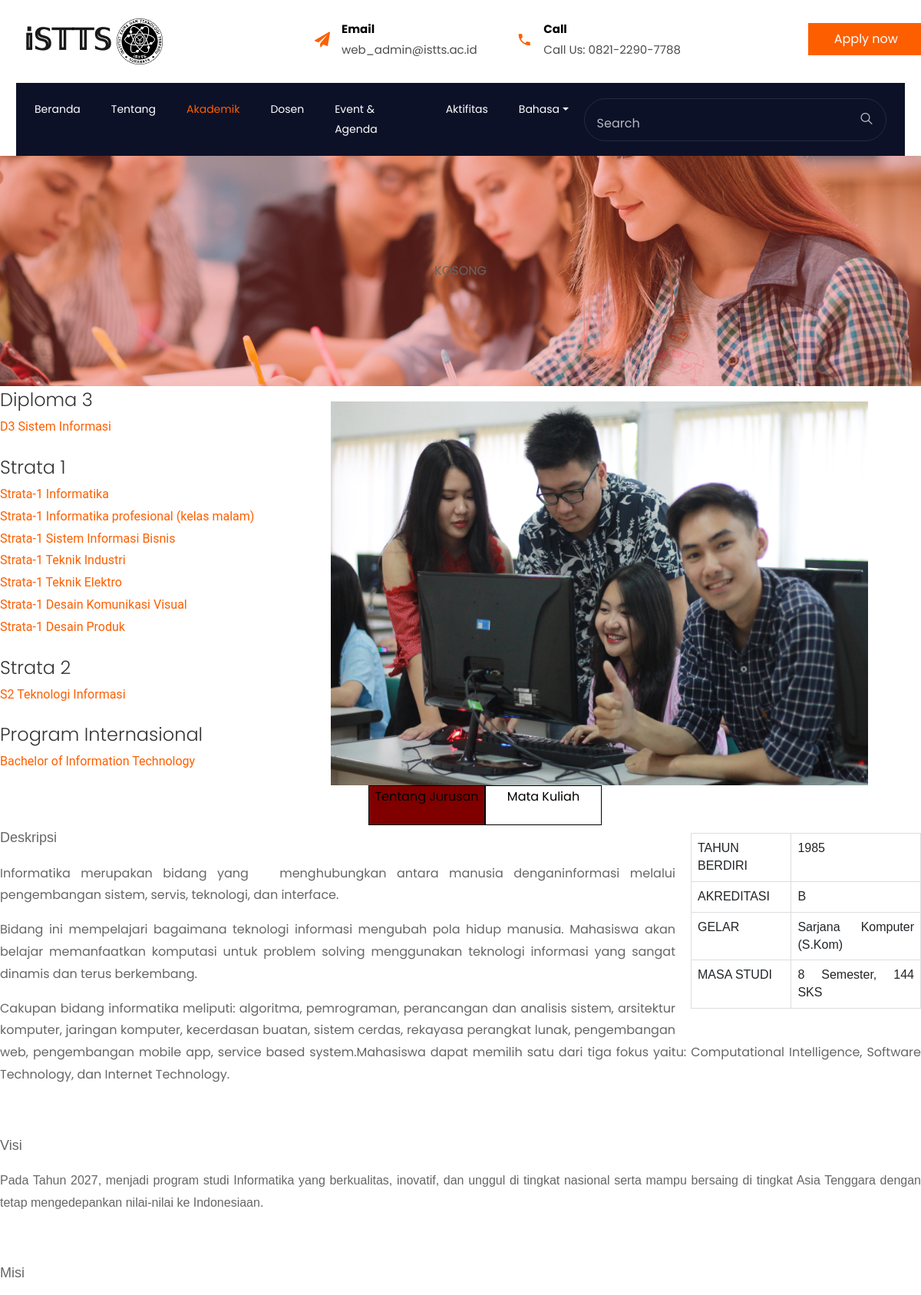
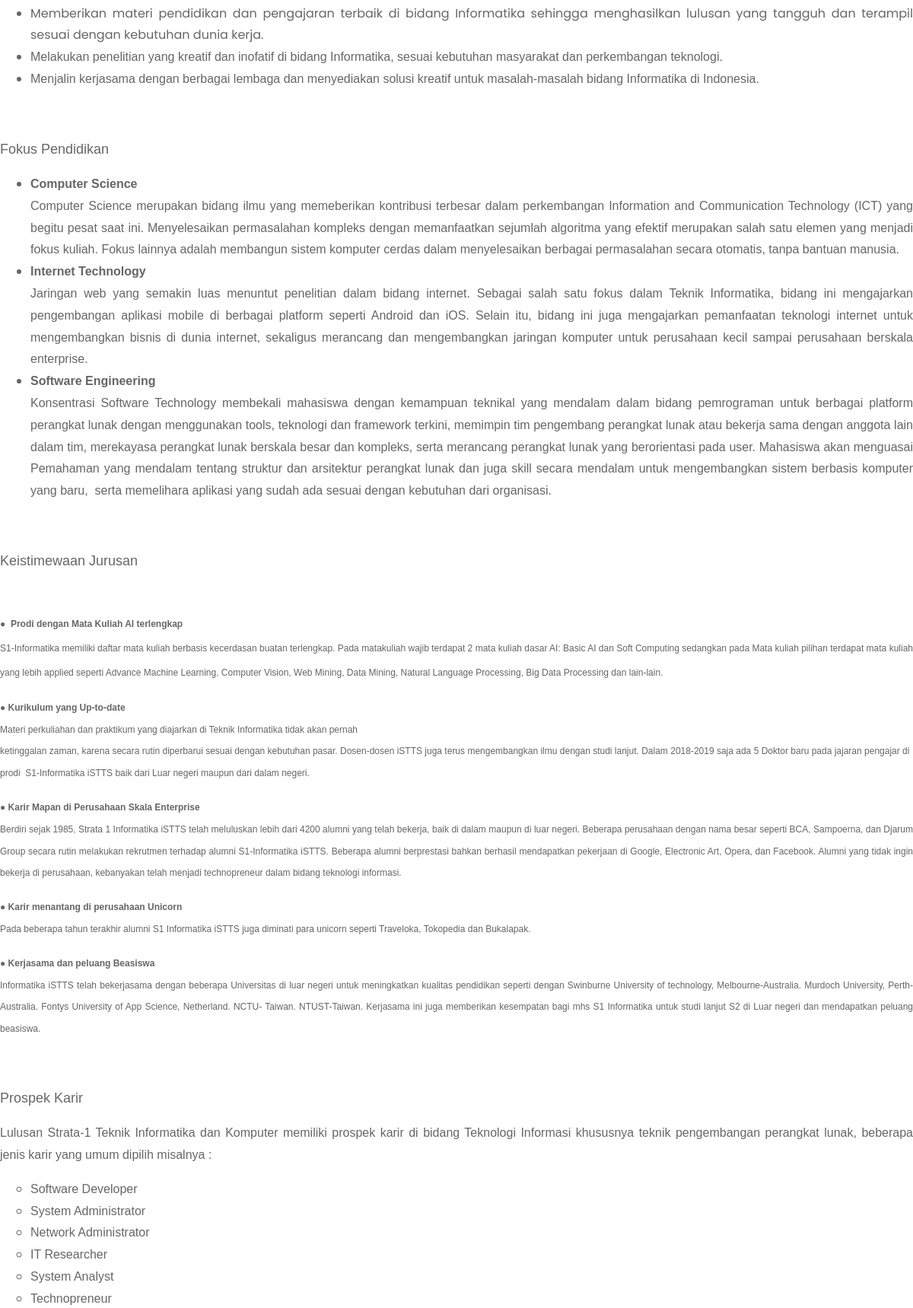
The page /detail.php?jurusan=11 (upper part) on the database its author committed (2 pictures, top to bottom).
### tables this page shows
CREATE TABLE `jurusan_bahasa` (
  `jurusan_bahasa_id` int(11) NOT NULL,
  `jurusan_id` varchar(2) DEFAULT NULL,
  `jurusan_nama` varchar(100) DEFAULT NULL,
  `jurusan_deskripsi_1` text DEFAULT NULL,
  `jurusan_deskripsi_2` text NOT NULL,
  `bahasa_id` tinyint(4) DEFAULT NULL,
  `jurusan_gambar` varchar(255) NOT NULL,
  `jurusan_des_1` varchar(255) NOT NULL,
  `jurusan_des_2` varchar(255) NOT NULL
);

### detail.php (the view, shortened to what this page needs)
<!DOCTYPE html>
<html lang="en">
<head>
    <link rel="stylesheet" href="css/open-iconic-bootstrap.min.css">
    <link rel="stylesheet" href="css/animate.css">
    <link rel="stylesheet" href="css/owl.carousel.min.css">
    <link rel="stylesheet" href="css/owl.theme.default.min.css">
    <link rel="stylesheet" href="css/magnific-popup.css">
    <link rel="stylesheet" href="css/aos.css">
    <link rel="stylesheet" href="css/ionicons.min.css">
    <link rel="stylesheet" href="css/flaticon.css">
    <link rel="stylesheet" href="css/icomoon.css">
    <link rel="stylesheet" href="css/style.css">
</head>
<body>
<?php
    include("topnavbar.php");
    include("title.php");
    $bahasa=1;
    $id=$_GET["jurusan"];
    $jurusan=mysqli_fetch_assoc(mysqli_query($conn,"SELECT * from jurusan_bahasa where jurusan_id=$id"));
    ?>
    <div class="cobak" style="float:left">
        <h4 style="font-weight:300;">Diploma 3</h4>
            <ul class="list-unstyled text-left" style="font-family:'Roboto';font-weight:400;margin-top:-5px;">
            <li><a href="detail.php?jurusan=01">D3 Sistem Informasi</a></li>
            </ul>
        <h4 style="font-weight:300;margin-top:20px;">Strata 1</h4>
            <ul class="list-unstyled text-left" style="font-family:'Roboto';font-weight:400;margin-top:-5px;">
            <li><a href="detail.php?jurusan=11">Strata-1 Informatika</a></li><li><a href="detail.php?jurusan=31">Strata-1 Informatika profesional (kelas malam)</a></li><li><a href="detail.php?jurusan=18">Strata-1 Sistem Informasi Bisnis</a></li><li><a href="detail.php?jurusan=12">Strata-1 Teknik Industri</a></li><li><a href="detail.php?jurusan=10">Strata-1 Teknik Elektro</a></li><li><a href="detail.php?jurusan=17">Strata-1 Desain Komunikasi Visual</a></li><li><a href="detail.php?jurusan=14">Strata-1 Desain Produk</a></li>
            </ul>
        <h4 style="font-weight:300;margin-top:20px;">Strata 2</h4>
            <ul class="list-unstyled text-left" style="font-family:'Roboto';font-weight:400;margin-top:-5px;">
            <li><a href="detail.php?jurusan=21">S2 Teknologi Informasi</a></li>
            </ul>
        <h4 style="font-weight:300;margin-top:20px;">Program Internasional</h4>
            <ul class="list-unstyled text-left" style="font-family:'Roboto';font-weight:400;margin-top:-5px;">
            <li><a href="detail.php?jurusan=02">Bachelor of Information Technology</a></li>
            </ul>
    </div>
     <?php
    echo" <img src='$jurusan[jurusan_gambar]' alt='' width='700px' height='500px' float:'left' class='gambar2'>";
    ?>
    <div class="bungkus">
      <div class="kotak1 detailaktif" onclick="tekanDeskrip()">Tentang Jurusan</div>
      <div class="kotak2" onclick="tekanMakul()">Mata Kuliah </div>
    </div>
    <div class="cobak2" style="margin-right:0px;clear:both">
        <?php
            echo $jurusan["jurusan_deskripsi_$bahasa"];
        ?>
    </div>
</body>
</html>

### detail.php (style rules this page uses)
.table-bordered > thead > tr > th, .table-bordered > tbody > tr > th, .table-bordered > tfoot > tr > th, .table-bordered > thead > tr > td, .table-bordered > tbody > tr > td, .table-bordered > tfoot > tr > td { border: 1px solid #ddd; }
.table > thead > tr > th, .table > tbody > tr > th, .table > tfoot > tr > th, .table > thead > tr > td, .table > tbody > tr > td, .table > tfoot > tr > td { padding: 8px; line-height: 1.42857143; vertical-align: top; border-top: 1px solid #ddd; }
table { border-spacing: 0; border-collapse: collapse; }
.gambar2 { margin-top:20px; margin-left:100px; }
.kotak1 { clear:both; float:left; color:black; background-color:white; border:1px solid black; width:150px; height:50px; text-align:center; }
.kotak2 { color:black; float:left; background-color:white; border:1px solid black; width:150px; height:50px; text-align:center; }
.bungkus { margin-left:40%; margin-right:40%; width:50%; }
.detailaktif { background-color:maroon; }

### rows shown on the page
jurusan_bahasa: jurusan_gambar (picture), jurusan_deskripsi_1 "TAHUN BERDIRI 1985 AKREDITASI B GELAR Sarjana Komputer (S.Kom) MASA STUDI 8 Semester, 144 SKS Deskripsi Informatika merupakan bidang yang menghubungkan antara manusia denganinformasi melalui pengembangan sistem, servis, teknologi, dan interface. Bidang ini mempelajari bagaimana teknologi informasi mengubah pola hidup manusia. Mahasiswa akan belajar memanfaatkan komputasi untuk problem solving menggunakan teknologi informasi yang sangat dinamis dan terus berkembang. Cakupan bidang informatika meliputi: algoritma, pemrograman, perancangan dan analisis sistem, arsitektur komputer, jaringan komputer, kecerdasan buatan, sistem cerdas, rekayasa perangkat lunak, pengembangan web, pengembangan…"
